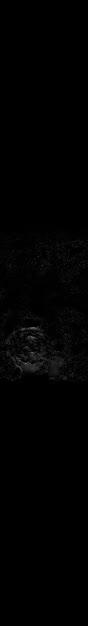
#> input picture frame 31 of 1.avi, 88 x 626 px
$ python hough.py   (older library calls are emulated)
#> lines starting #> are read from the running program, lines starting #| are printed output that depends on the picture
import cv2
import numpy as np
import pandas as pd
import csv

camera = cv2.VideoCapture("1.avi")                    #インポート
camera_2 = cv2.VideoCapture("1.avi")

#動画ファイル保存用の設定
fps = int(camera.get(cv2.CAP_PROP_FPS))                     #FPS取得
count = int(camera.get(cv2.CAP_PROP_FRAME_COUNT))           #フレーム数取得
w = int(camera.get(cv2.CAP_PROP_FRAME_WIDTH))               #横幅取得
h = int(camera.get(cv2.CAP_PROP_FRAME_HEIGHT))              #縦幅取得
fourcc = cv2.VideoWriter_fourcc('M', 'J', 'P', 'G')         #動画保存時のfourcc設定（mp4用）
video = cv2.VideoWriter('video.avi', fourcc, fps, (w, h))   #動画の仕様（ファイル名、fourcc, FPS, サイズ）

#テキストファイルを作成し，開く
df_column = pd.DataFrame(columns=['f', 'x', 'y', 'r'])
with open('te.csv', 'a', encoding='UTF-8',newline="") as f:
    writer = csv.writer(f)
    writer.writerow(df_column)

num = 0

df_all=[]

#画像処理を繰り返す
for j in range(10):

    std=100#標準偏差の初期値（初めはバカ大きくした）

    #撮影＝ループ中にフレームを1枚ずつ取得（qキーで撮影終了）
    for n in range(count):
        ret, frame = camera.read()                              #フレームを取得
        frame = cv2.cvtColor(frame, cv2.COLOR_BGR2GRAY)         #モノクロ化
        #frame = cv2.medianBlur(frame, 5)                        #ぼかし
        #frame = cv2.Laplacian(frame, cv2.CV_8UC1, ksize=5)      #ラプラシアンフィルタ
        num += 1
        cimg = cv2.cvtColor(frame, cv2.COLOR_GRAY2BGR)          #画像出力用カラー化
        ret, cimg_2 = camera_2.read()
        circles = cv2.HoughCircles(frame, cv2.HOUGH_GRADIENT, 1, 200, param1=130, param2=25, minRadius=15, maxRadius=25)#ハフ変換
        if circles is not None:
            circles = np.uint16(np.around(circles))
            for i in circles[0,:]:
                # draw the outer circle
                cv2.circle(cimg, (i[0], i[1]), i[2], (0, 255, 0), 2)
                cv2.circle(cimg_2, (i[0], i[1]), i[2], (0, 255, 0), 2)
                # draw the center of the circle
                cv2.circle(cimg, (i[0], i[1]), 2, (0, 0, 255), 3)
                cv2.circle(cimg_2, (i[0], i[1]), 2, (0, 0, 255), 3)

                #for文の中で，座標と半径の配列を作る
                data = [num,i[0],i[1],i[2]]

                #テキストファイルに書き出し
#> (the run stopped early here; a loop or call above may not have finished)

$ run again, starting later in the video
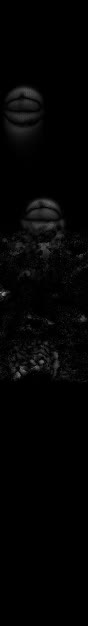
#> input picture frame 139 of 1.avi, 88 x 626 px

$ run again, starting later in the video
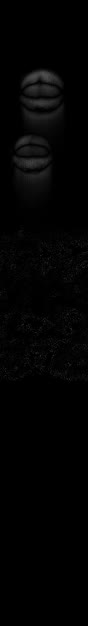
#> input picture frame 248 of 1.avi, 88 x 626 px
